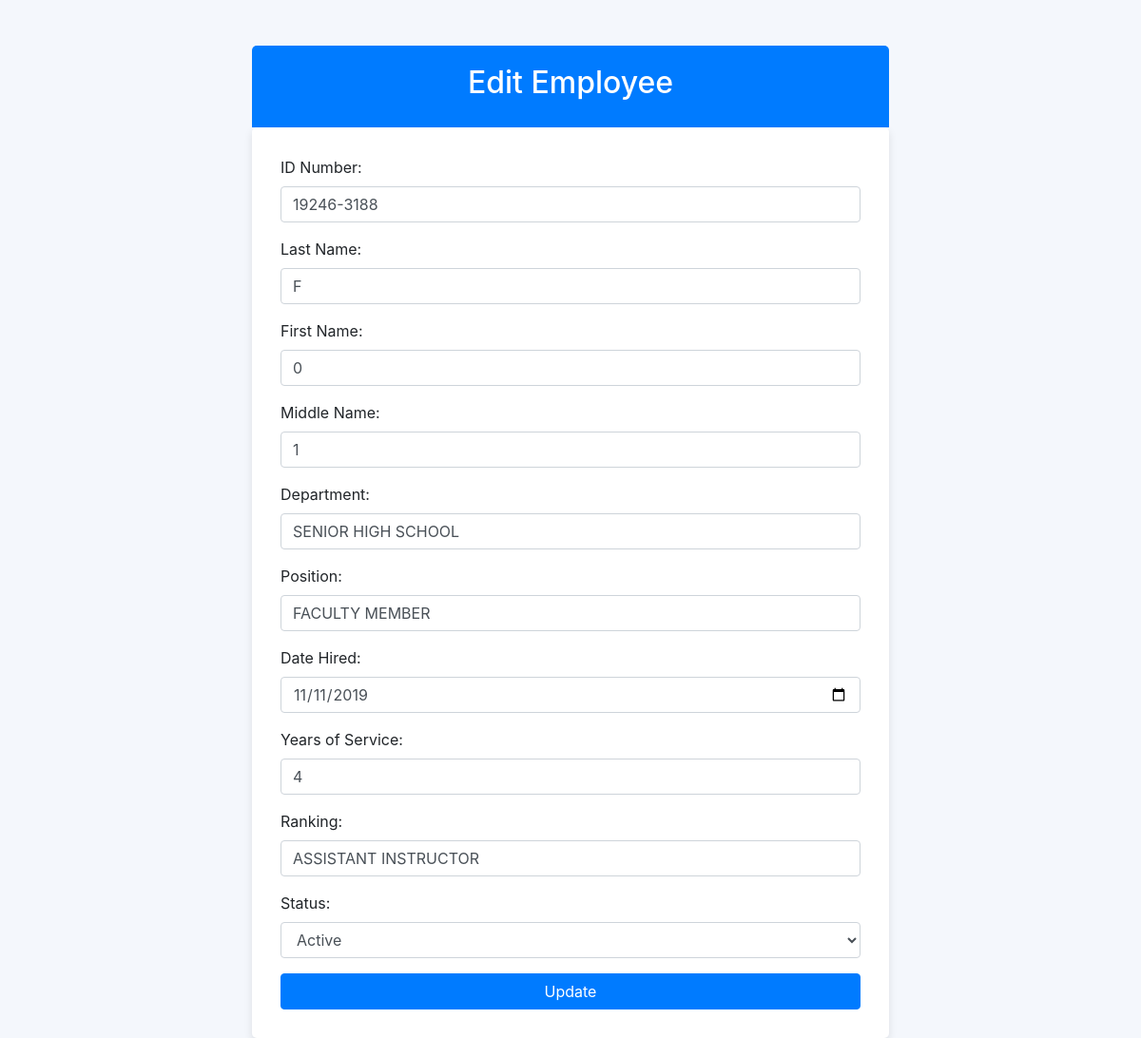
Screenshot of /Employees/edit_employee.php?id=19246-3188 with the database file from the repository.
### tables this page shows
CREATE TABLE `historical_data` (
  `id` int(11) NOT NULL,
  `id_no` varchar(50) NOT NULL,
  `last_name` varchar(100) NOT NULL,
  `first_name` varchar(100) NOT NULL,
  `middle_name` varchar(100) DEFAULT NULL,
  `department` varchar(150) NOT NULL,
  `position` varchar(100) NOT NULL,
  `date_hired` date NOT NULL,
  `years_of_service` int(11) NOT NULL,
  `ranking` varchar(50) NOT NULL,
  `status` varchar(50) NOT NULL
);

### Employees/edit_employee.php (the view, shortened to what this page needs)
<?php
$servername = "localhost";
$username = "root";
$password = "";
$dbname = "enrollment_db";
$conn = new mysqli($servername, $username, $password, $dbname);
$id = $conn->real_escape_string($_GET['id']);
if ($_SERVER['REQUEST_METHOD'] == 'POST') {
    $id_no = $conn->real_escape_string($_POST['id_no']);
    $last_name = $conn->real_escape_string($_POST['last_name']);
    $first_name = $conn->real_escape_string($_POST['first_name']);
    $middle_name = $conn->real_escape_string($_POST['middle_name']);
    $department = $conn->real_escape_string($_POST['department']);
    $position = $conn->real_escape_string($_POST['position']);
    $date_hired = $conn->real_escape_string($_POST['date_hired']);
    $years_of_service = (int)$_POST['years_of_service'];
    $ranking = $conn->real_escape_string($_POST['ranking']);
    $status = $conn->real_escape_string($_POST['status']);
    $sql = "UPDATE historical_data SET
                id_no = '$id_no',
                last_name = '$last_name',
                first_name = '$first_name',
                middle_name = '$middle_name',
                department = '$department',
                position = '$position',
                date_hired = '$date_hired',
                years_of_service = $years_of_service,
                ranking = '$ranking',
                status = '$status'
            WHERE id_no = '$id'";
    if ($conn->query($sql) === TRUE) {
        header('Location: index.php');
        exit;
    } else {
        echo "Error updating record: " . $conn->error;
    }
} else {
    $sql = "SELECT * FROM historical_data WHERE id_no = '$id'";
    $result = $conn->query($sql);
    if ($result && $result->num_rows > 0) {
        $historical_data = $result->fetch_assoc();
    } else {
        die("Error: No employee found with ID number $id.");
    }
}
?>
<!DOCTYPE html>
<html lang="en">
<head>
    <link href="https://stackpath.bootstrapcdn.com/bootstrap/4.5.2/css/bootstrap.min.css" rel="stylesheet">
</head>
<body>
    <div class="container mt-5">
        <div class="form-header">
            <h2>Edit Employee</h2>
        </div>
        <div class="form-container">
            <form method="POST">
                <div class="form-group">
                    <label for="id_no">ID Number:</label>
                    <input type="text" class="form-control" id="id_no" name="id_no" value="<?php echo htmlspecialchars($historical_data['id_no']); ?>" required>
                </div>
                <div class="form-group">
                    <label for="last_name">Last Name:</label>
                    <input type="text" class="form-control" id="last_name" name="last_name" value="<?php echo htmlspecialchars($historical_data['last_name']); ?>" required>
                </div>
                <div class="form-group">
                    <label for="first_name">First Name:</label>
                    <input type="text" class="form-control" id="first_name" name="first_name" value="<?php echo htmlspecialchars($historical_data['first_name']); ?>" required>
                </div>
                <div class="form-group">
                    <label for="middle_name">Middle Name:</label>
                    <input type="text" class="form-control" id="middle_name" name="middle_name" value="<?php echo htmlspecialchars($historical_data['middle_name']); ?>" required>
                </div>
                <div class="form-group">
                    <label for="department">Department:</label>
                    <input type="text" class="form-control" id="department" name="department" value="<?php echo htmlspecialchars($historical_data['department']); ?>" required>
                </div>
                <div class="form-group">
                    <label for="position">Position:</label>
                    <input type="text" class="form-control" id="position" name="position" value="<?php echo htmlspecialchars($historical_data['position']); ?>" required>
                </div>
                <div class="form-group">
                    <label for="date_hired">Date Hired:</label>
                    <input type="date" class="form-control" id="date_hired" name="date_hired" value="<?php echo htmlspecialchars($historical_data['date_hired']); ?>" required>
                </div>
                <div class="form-group">
                    <label for="years_of_service">Years of Service:</label>
                    <input type="number" class="form-control" id="years_of_service" name="years_of_service" value="<?php echo htmlspecialchars($historical_data['years_of_service']); ?>" required>
                </div>
                <div class="form-group">
                    <label for="ranking">Ranking:</label>
                    <input type="text" class="form-control" id="ranking" name="ranking" value="<?php echo htmlspecialchars($historical_data['ranking']); ?>" required>
                </div>
                <div class="form-group">
                    <label for="status">Status:</label>
                    <select class="form-control" id="status" name="status" required>
                        <option value="ACTIVE" <?php echo $historical_data['status'] == 'ACTIVE' ? 'selected' : ''; ?>>Active</option>
                    </select>
                </div>
                <button type="submit" class="btn btn-primary btn-block">Update</button>
            </form>
        </div>
    </div>
</body>
</html>

### Employees/edit_employee.php (style rules this page uses)
body { background-color: #f4f7fc; }
.container { max-width: 700px; }
.form-header { background-color: #007bff; color: white; padding: 20px; border-top-left-radius: 5px; border-top-right-radius: 5px; text-align: center; }
.form-container { border-radius: 5px; box-shadow: 0 4px 8px rgba(0, 0, 0, 0.1); background-color: white; padding: 30px; }

### rows the page displays
historical_data: id_no "19246-3188", last_name "F", first_name "0", middle_name "1", department "SENIOR HIGH SCHOOL", position "FACULTY MEMBER", date_hired "11/11/2019", years_of_service "4", ranking "ASSISTANT INSTRUCTOR", status "Active"
